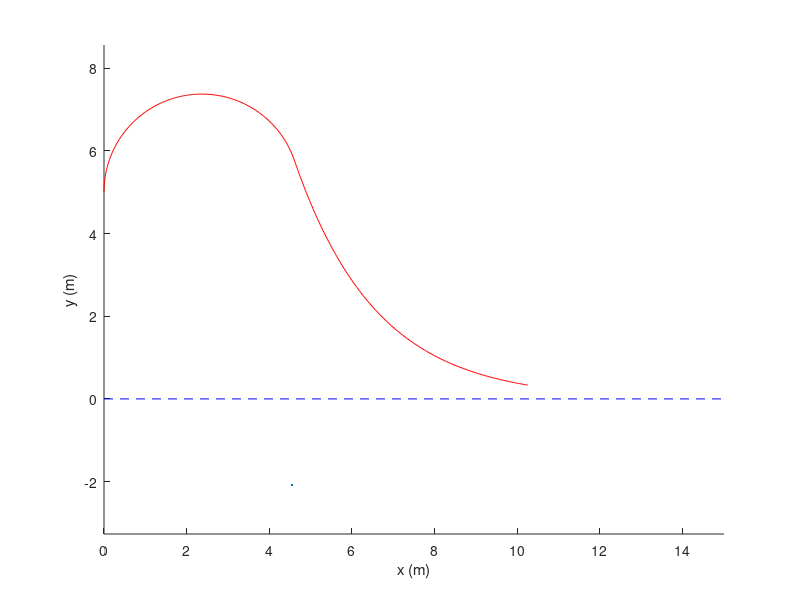

Write MATLAB code to recreate this figure.
%% Trajectory tracking
% addpath("ME597-7-NonlinearSteering");

% Fixed vehicle parameters
v = 5; % Speed
delta_max = 25*pi/180; % max steering angle
k = 2.5; % Gain
l = 1; % Car length

% Desired line state through 0,0 [theta]
xp = [0]; % Line heading

% Initial conditions in [e psi]
% x0 = [5 0]; % translational offset
% x0 = [0 2]; % heading offset
x0 = [5 2]; % both

% Simulation time
Tmax = 3;  % End point
dt =0.01; % Time step
T = 0:dt:Tmax; % Time vector

% Simulation setup
xd = zeros(length(T)-1,2); % Derivative of state ([edot psidot])
x = zeros(length(T),2);  % State ([e psi] 
x(1,:) = x0; % Initial condition
delta = zeros(length(T),1); % Steering angles
p = zeros(length(T),2); % Position in x,y plane
p(1,:) = (x0(1)) * [sin(xp) cos(xp)]; % Initial position

for i=1:length(T)-1
   % Calculate steering angle
   delta(i) = max(-delta_max,min(delta_max,x(i,2) + atan2(k*x(i,1),v)));
   % State derivatives
   xd(i,1) = v*sin(x(i,2) - delta(i));
   xd(i,2) = -(v*sin(delta(i)))/(l);
   % State update
   x(i+1,1) = x(i,1)+dt*xd(i,1);
   x(i+1,2) = x(i,2)+dt*xd(i,2);
   % Position update
   p(i+1,1) = p(i,1) + dt*v*cos(x(i,2)-delta(i)-xp);
   p(i+1,2) = p(i,2) + dt*v*sin(x(i,2)-delta(i)-xp);
end

%% Plotting

% Trajectory
figure(1);clf; hold on;
plot([0 Tmax*v*cos(xp)], [0 Tmax*v*sin(xp)],'b--')
plot(x0(1)*sin(x0(2)),x0(1)*cos(x0(2)))
plot(p(:,1),p(:,2),'r');
% for t=1:300:length(T)
%       drawbox(p(t,1),p(t,2),x(t,2),.3,1);
% end
xlabel('x (m)')
ylabel('y (m)')
axis equal

% Phase portrait
% [e,psi] = meshgrid(-10:.5:10,-3:.2:3); % Create a grid over values of e and psi
% delta = max(-delta_max,min(delta_max,psi+atan2(k*e,v)));  % Calculate steering angle at each point
% ed = v*sin(psi-delta); % Find crosstrack derivative
% psid = -(v*sin(delta))/(l); % Find heading derivative
%
% psibplus = -atan2(k*e(1,:),v)+delta_max; % Find border of max region
% psibminus = -atan2(k*e(1,:),v)-delta_max; % Find border of min region
%
% figure(2);clf; hold on;
% quiver(e,psi, ed, psid)
% plot(e(1,:),psibplus,'r', 'LineWidth',2);
% plot(e(1,:),psibminus,'r', 'LineWidth',2);
% axis([-10 10 -3 3])
% xlabel('e (m)')
% ylabel('\psi (rad)')
pause
